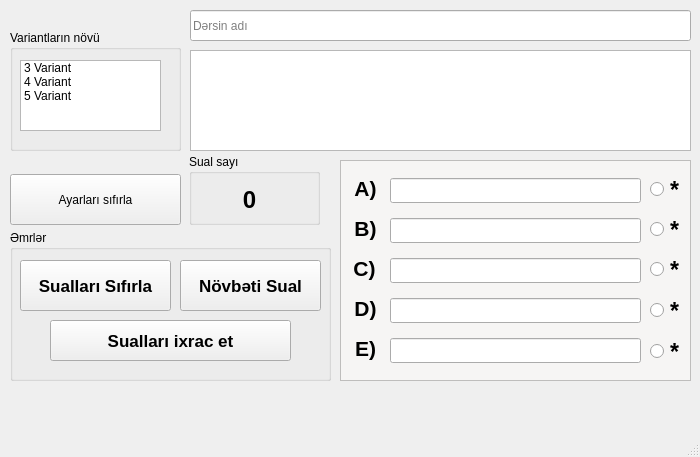
<?xml version="1.0" encoding="UTF-8"?>
<ui version="4.0">
 <class>Suallar</class>
 <widget class="QMainWindow" name="Suallar">
  <property name="geometry">
   <rect>
    <x>0</x>
    <y>0</y>
    <width>700</width>
    <height>457</height>
   </rect>
  </property>
  <property name="windowTitle">
   <string>MainWindow</string>
  </property>
  <widget class="QWidget" name="centralwidget">
   <widget class="QLineEdit" name="lesson_name">
    <property name="geometry">
     <rect>
      <x>190</x>
      <y>10</y>
      <width>501</width>
      <height>31</height>
     </rect>
    </property>
    <property name="inputMask">
     <string/>
    </property>
    <property name="placeholderText">
     <string>Dərsin adı</string>
    </property>
   </widget>
   <widget class="QColumnView" name="choises_list">
    <property name="geometry">
     <rect>
      <x>340</x>
      <y>160</y>
      <width>351</width>
      <height>221</height>
     </rect>
    </property>
    <property name="styleSheet">
     <string notr="true">background-color: rgb(246, 245, 244);</string>
    </property>
   </widget>
   <widget class="QLineEdit" name="a_choise">
    <property name="geometry">
     <rect>
      <x>390</x>
      <y>178</y>
      <width>251</width>
      <height>25</height>
     </rect>
    </property>
   </widget>
   <widget class="QLineEdit" name="b_choise">
    <property name="geometry">
     <rect>
      <x>390</x>
      <y>218</y>
      <width>251</width>
      <height>25</height>
     </rect>
    </property>
   </widget>
   <widget class="QLineEdit" name="c_choise">
    <property name="geometry">
     <rect>
      <x>390</x>
      <y>258</y>
      <width>251</width>
      <height>25</height>
     </rect>
    </property>
   </widget>
   <widget class="QLineEdit" name="d_choise">
    <property name="geometry">
     <rect>
      <x>390</x>
      <y>298</y>
      <width>251</width>
      <height>25</height>
     </rect>
    </property>
   </widget>
   <widget class="QLineEdit" name="e_choise">
    <property name="geometry">
     <rect>
      <x>390</x>
      <y>338</y>
      <width>251</width>
      <height>25</height>
     </rect>
    </property>
   </widget>
   <widget class="QLabel" name="variant_a_label">
    <property name="geometry">
     <rect>
      <x>350</x>
      <y>168</y>
      <width>31</width>
      <height>41</height>
     </rect>
    </property>
    <property name="font">
     <font>
      <pointsize>16</pointsize>
      <bold>true</bold>
     </font>
    </property>
    <property name="text">
     <string>A)</string>
    </property>
    <property name="alignment">
     <set>Qt::AlignCenter</set>
    </property>
   </widget>
   <widget class="QLabel" name="variant_a_label_2">
    <property name="geometry">
     <rect>
      <x>350</x>
      <y>213</y>
      <width>31</width>
      <height>31</height>
     </rect>
    </property>
    <property name="font">
     <font>
      <pointsize>16</pointsize>
      <bold>true</bold>
     </font>
    </property>
    <property name="text">
     <string>B)</string>
    </property>
    <property name="alignment">
     <set>Qt::AlignCenter</set>
    </property>
   </widget>
   <widget class="QLabel" name="variant_a_label_3">
    <property name="geometry">
     <rect>
      <x>350</x>
      <y>328</y>
      <width>31</width>
      <height>41</height>
     </rect>
    </property>
    <property name="font">
     <font>
      <pointsize>16</pointsize>
      <bold>true</bold>
     </font>
    </property>
    <property name="text">
     <string>E)</string>
    </property>
    <property name="alignment">
     <set>Qt::AlignCenter</set>
    </property>
   </widget>
   <widget class="QLabel" name="variant_a_label_4">
    <property name="geometry">
     <rect>
      <x>350</x>
      <y>288</y>
      <width>31</width>
      <height>41</height>
     </rect>
    </property>
    <property name="font">
     <font>
      <pointsize>16</pointsize>
      <bold>true</bold>
     </font>
    </property>
    <property name="text">
     <string>D)</string>
    </property>
    <property name="alignment">
     <set>Qt::AlignCenter</set>
    </property>
   </widget>
   <widget class="QLabel" name="variant_a_label_5">
    <property name="geometry">
     <rect>
      <x>349</x>
      <y>248</y>
      <width>31</width>
      <height>41</height>
     </rect>
    </property>
    <property name="font">
     <font>
      <pointsize>16</pointsize>
      <bold>true</bold>
     </font>
    </property>
    <property name="text">
     <string>C)</string>
    </property>
    <property name="alignment">
     <set>Qt::AlignCenter</set>
    </property>
   </widget>
   <widget class="QRadioButton" name="true_variant_a">
    <property name="geometry">
     <rect>
      <x>650</x>
      <y>178</y>
      <width>31</width>
      <height>23</height>
     </rect>
    </property>
    <property name="font">
     <font>
      <pointsize>17</pointsize>
      <bold>true</bold>
     </font>
    </property>
    <property name="layoutDirection">
     <enum>Qt::LeftToRight</enum>
    </property>
    <property name="text">
     <string>*</string>
    </property>
   </widget>
   <widget class="QRadioButton" name="true_variant_b">
    <property name="geometry">
     <rect>
      <x>650</x>
      <y>218</y>
      <width>31</width>
      <height>23</height>
     </rect>
    </property>
    <property name="font">
     <font>
      <pointsize>17</pointsize>
      <bold>true</bold>
     </font>
    </property>
    <property name="layoutDirection">
     <enum>Qt::LeftToRight</enum>
    </property>
    <property name="text">
     <string>*</string>
    </property>
   </widget>
   <widget class="QRadioButton" name="true_variant_c">
    <property name="geometry">
     <rect>
      <x>650</x>
      <y>258</y>
      <width>31</width>
      <height>23</height>
     </rect>
    </property>
    <property name="font">
     <font>
      <pointsize>17</pointsize>
      <bold>true</bold>
     </font>
    </property>
    <property name="layoutDirection">
     <enum>Qt::LeftToRight</enum>
    </property>
    <property name="text">
     <string>*</string>
    </property>
   </widget>
   <widget class="QRadioButton" name="true_variant_e">
    <property name="geometry">
     <rect>
      <x>650</x>
      <y>340</y>
      <width>31</width>
      <height>23</height>
     </rect>
    </property>
    <property name="font">
     <font>
      <pointsize>17</pointsize>
      <bold>true</bold>
     </font>
    </property>
    <property name="layoutDirection">
     <enum>Qt::LeftToRight</enum>
    </property>
    <property name="text">
     <string>*</string>
    </property>
   </widget>
   <widget class="QRadioButton" name="true_variant_d">
    <property name="geometry">
     <rect>
      <x>650</x>
      <y>299</y>
      <width>31</width>
      <height>23</height>
     </rect>
    </property>
    <property name="font">
     <font>
      <pointsize>17</pointsize>
      <bold>true</bold>
     </font>
    </property>
    <property name="layoutDirection">
     <enum>Qt::LeftToRight</enum>
    </property>
    <property name="text">
     <string>*</string>
    </property>
   </widget>
   <widget class="QTextEdit" name="question">
    <property name="geometry">
     <rect>
      <x>190</x>
      <y>50</y>
      <width>501</width>
      <height>101</height>
     </rect>
    </property>
    <property name="placeholderText">
     <string/>
    </property>
   </widget>
   <widget class="QGroupBox" name="groupBox">
    <property name="geometry">
     <rect>
      <x>10</x>
      <y>230</y>
      <width>321</width>
      <height>151</height>
     </rect>
    </property>
    <property name="title">
     <string>Əmrlər</string>
    </property>
    <widget class="QPushButton" name="next">
     <property name="geometry">
      <rect>
       <x>170</x>
       <y>30</y>
       <width>141</width>
       <height>51</height>
      </rect>
     </property>
     <property name="font">
      <font>
       <pointsize>13</pointsize>
       <bold>true</bold>
      </font>
     </property>
     <property name="text">
      <string>Növbəti Sual</string>
     </property>
    </widget>
    <widget class="QPushButton" name="reset">
     <property name="geometry">
      <rect>
       <x>10</x>
       <y>30</y>
       <width>151</width>
       <height>51</height>
      </rect>
     </property>
     <property name="font">
      <font>
       <pointsize>13</pointsize>
       <bold>true</bold>
      </font>
     </property>
     <property name="text">
      <string>Sualları Sıfırla</string>
     </property>
    </widget>
    <widget class="QPushButton" name="pushButton">
     <property name="geometry">
      <rect>
       <x>40</x>
       <y>90</y>
       <width>241</width>
       <height>41</height>
      </rect>
     </property>
     <property name="font">
      <font>
       <pointsize>13</pointsize>
       <bold>true</bold>
      </font>
     </property>
     <property name="text">
      <string>Sualları ixrac et</string>
     </property>
    </widget>
   </widget>
   <widget class="QGroupBox" name="groupBox_2">
    <property name="geometry">
     <rect>
      <x>10</x>
      <y>30</y>
      <width>171</width>
      <height>121</height>
     </rect>
    </property>
    <property name="title">
     <string>Variantların növü</string>
    </property>
    <widget class="QListWidget" name="options">
     <property name="geometry">
      <rect>
       <x>10</x>
       <y>30</y>
       <width>141</width>
       <height>71</height>
      </rect>
     </property>
     <property name="itemAlignment">
      <set>Qt::AlignHCenter|Qt::AlignLeading|Qt::AlignLeft</set>
     </property>
     <item>
      <property name="text">
       <string>3 Variant</string>
      </property>
     </item>
     <item>
      <property name="text">
       <string>4 Variant</string>
      </property>
     </item>
     <item>
      <property name="text">
       <string>5 Variant</string>
      </property>
     </item>
    </widget>
   </widget>
   <widget class="QGroupBox" name="groupBox_3">
    <property name="geometry">
     <rect>
      <x>189</x>
      <y>154</y>
      <width>131</width>
      <height>71</height>
     </rect>
    </property>
    <property name="title">
     <string>Sual sayı</string>
    </property>
    <widget class="QLabel" name="questionCounter">
     <property name="geometry">
      <rect>
       <x>30</x>
       <y>30</y>
       <width>61</width>
       <height>31</height>
      </rect>
     </property>
     <property name="font">
      <font>
       <pointsize>18</pointsize>
       <bold>true</bold>
      </font>
     </property>
     <property name="text">
      <string>0</string>
     </property>
     <property name="alignment">
      <set>Qt::AlignCenter</set>
     </property>
    </widget>
   </widget>
   <widget class="QPushButton" name="reset_all">
    <property name="geometry">
     <rect>
      <x>10</x>
      <y>174</y>
      <width>171</width>
      <height>51</height>
     </rect>
    </property>
    <property name="text">
     <string>Ayarları sıfırla</string>
    </property>
   </widget>
  </widget>
  <widget class="QMenuBar" name="menubar">
   <property name="geometry">
    <rect>
     <x>0</x>
     <y>0</y>
     <width>700</width>
     <height>22</height>
    </rect>
   </property>
  </widget>
  <widget class="QStatusBar" name="statusbar"/>
 </widget>
 <resources/>
 <connections/>
</ui>
